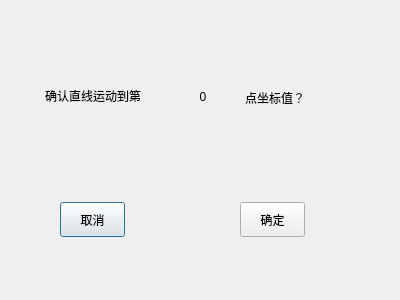
<?xml version="1.0" encoding="UTF-8"?>
<ui version="4.0">
 <class>Teacher_Straight_Line</class>
 <widget class="QDialog" name="Teacher_Straight_Line">
  <property name="geometry">
   <rect>
    <x>0</x>
    <y>0</y>
    <width>400</width>
    <height>300</height>
   </rect>
  </property>
  <property name="windowTitle">
   <string>Dialog</string>
  </property>
  <widget class="QLabel" name="display_first">
   <property name="geometry">
    <rect>
     <x>45</x>
     <y>88</y>
     <width>121</width>
     <height>16</height>
    </rect>
   </property>
   <property name="text">
    <string>确认直线运动到第</string>
   </property>
  </widget>
  <widget class="QLabel" name="diaplay_value">
   <property name="geometry">
    <rect>
     <x>170</x>
     <y>88</y>
     <width>66</width>
     <height>17</height>
    </rect>
   </property>
   <property name="text">
    <string>0</string>
   </property>
   <property name="alignment">
    <set>Qt::AlignCenter</set>
   </property>
  </widget>
  <widget class="QLabel" name="display_third">
   <property name="geometry">
    <rect>
     <x>245</x>
     <y>88</y>
     <width>71</width>
     <height>20</height>
    </rect>
   </property>
   <property name="text">
    <string>点坐标值？</string>
   </property>
  </widget>
  <widget class="QPushButton" name="cancel_button">
   <property name="geometry">
    <rect>
     <x>60</x>
     <y>202</y>
     <width>65</width>
     <height>35</height>
    </rect>
   </property>
   <property name="text">
    <string>取消</string>
   </property>
  </widget>
  <widget class="QPushButton" name="ok_button">
   <property name="geometry">
    <rect>
     <x>240</x>
     <y>202</y>
     <width>65</width>
     <height>35</height>
    </rect>
   </property>
   <property name="text">
    <string>确定</string>
   </property>
  </widget>
 </widget>
 <resources/>
 <connections/>
</ui>
